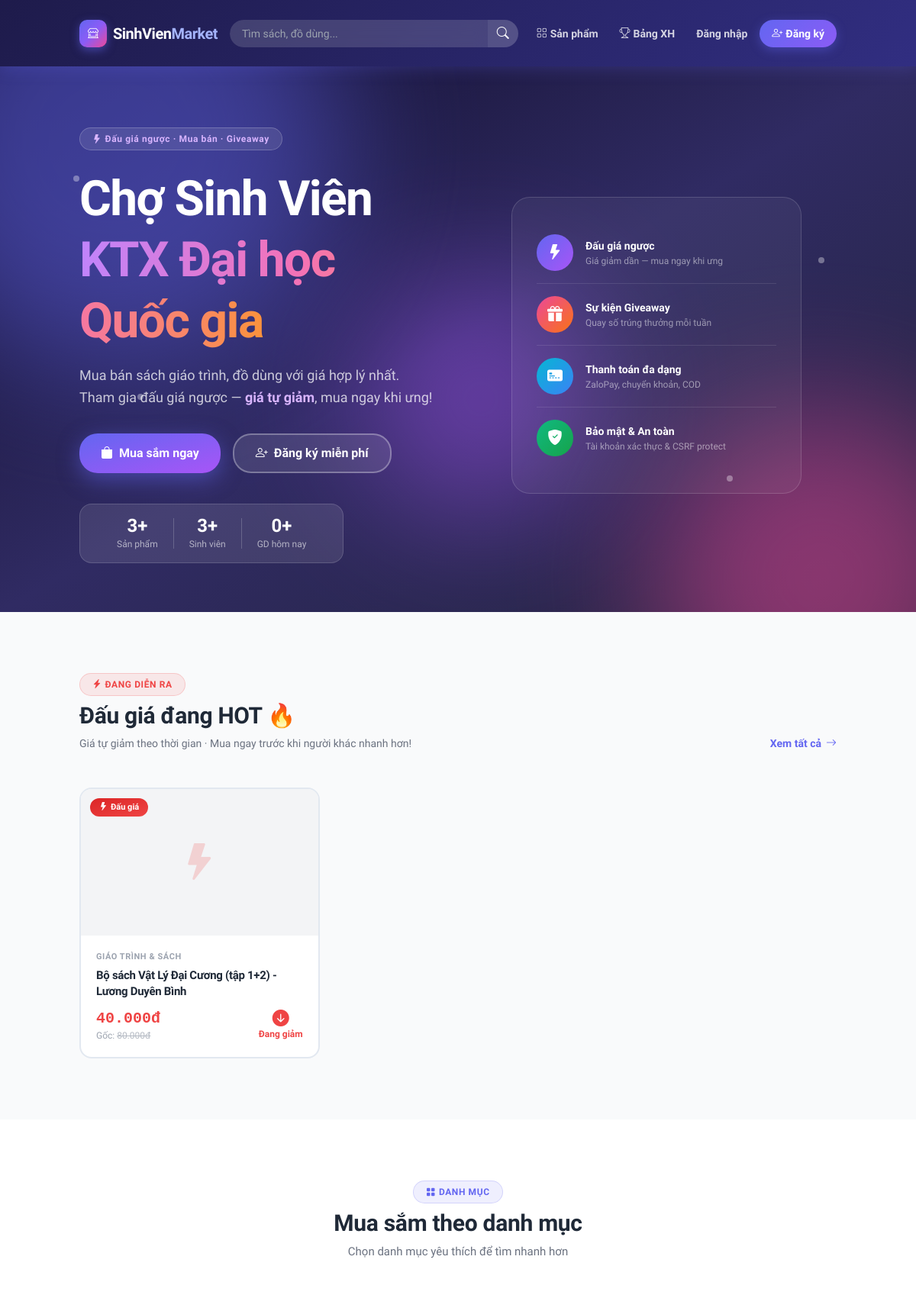
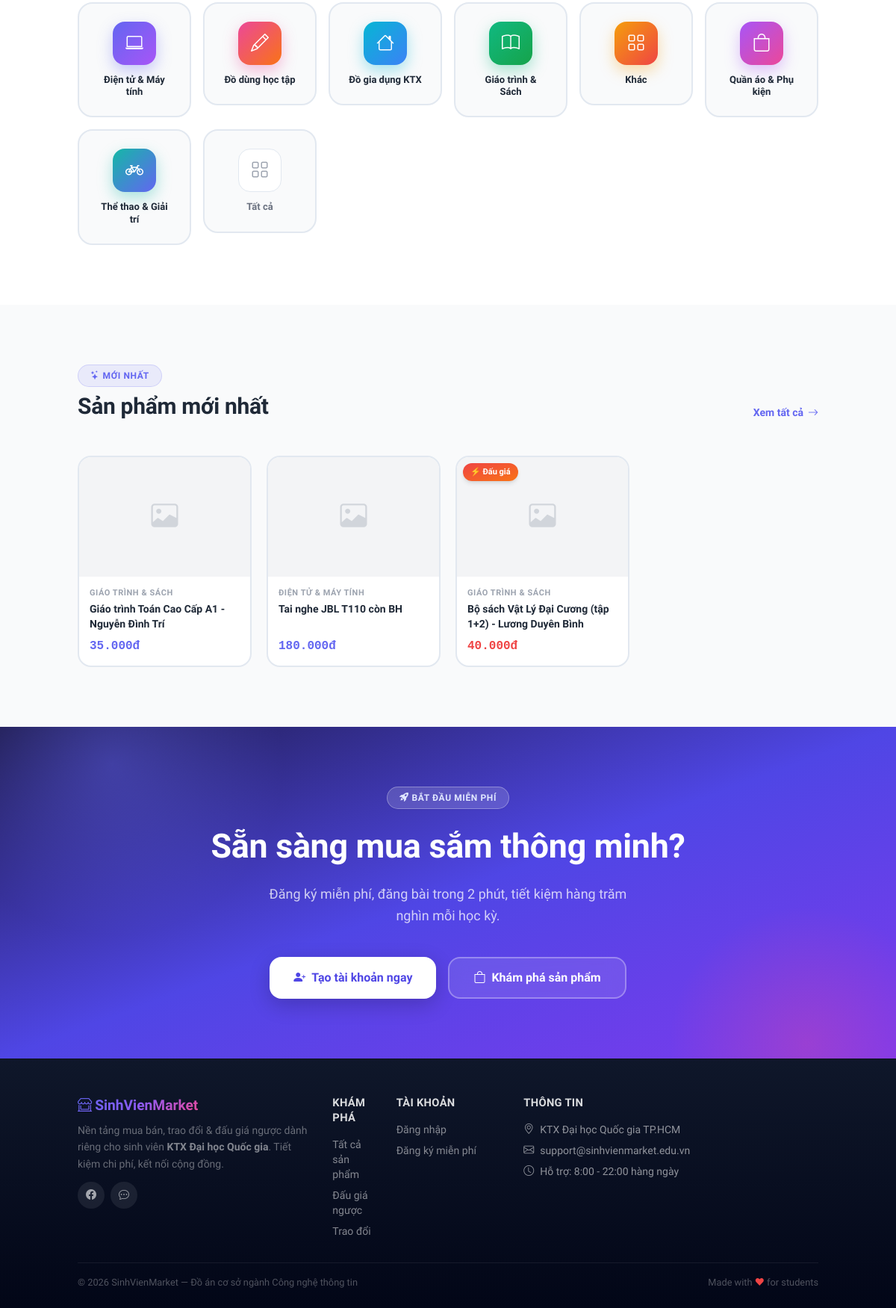
The page / on the database its author committed (2 pictures, top to bottom).
### tables this page shows
CREATE TABLE `categories` (
    `id`         INT UNSIGNED NOT NULL AUTO_INCREMENT,
    `name`       VARCHAR(100) NOT NULL COMMENT 'Tên danh mục',
    `slug`       VARCHAR(120) NOT NULL COMMENT 'URL-friendly name',
    `icon`       VARCHAR(60)  DEFAULT NULL COMMENT 'Bootstrap Icon class, VD: bi-book',
    `created_at` TIMESTAMP NOT NULL DEFAULT CURRENT_TIMESTAMP,
    PRIMARY KEY (`id`),
    UNIQUE KEY `uq_slug` (`slug`)
);

CREATE TABLE `products` (
    `id`          INT UNSIGNED NOT NULL AUTO_INCREMENT,
    `user_id`     INT UNSIGNED NOT NULL COMMENT 'Người đăng bán',
    `category_id` INT UNSIGNED NOT NULL COMMENT 'Danh mục',
    `title`       VARCHAR(200) NOT NULL COMMENT 'Tiêu đề bài đăng',
    `description` TEXT         NOT NULL COMMENT 'Mô tả chi tiết sản phẩm',
    `image`       VARCHAR(255) DEFAULT NULL COMMENT 'Tên file ảnh trong /public/uploads/',
    `type`        ENUM('sale', 'exchange', 'auction') NOT NULL DEFAULT 'sale'
                  COMMENT 'Loại: bán thường / trao đổi / đấu giá ngược',
    `status`      ENUM('pending', 'active', 'sold', 'cancelled') NOT NULL DEFAULT 'pending'
                  COMMENT 'pending=chờ duyệt, active=đang bán, sold=đã bán, cancelled=bị từ chối',
    `price`       DECIMAL(12, 0) DEFAULT NULL COMMENT 'Giá cố định (chỉ dùng với type=sale)',
     
    `condition`   ENUM('new','like_new','used','worn') NOT NULL DEFAULT 'used'
                  COMMENT 'Tình trạng: new=Mới 100%, like_new=Như mới, used=Đã dùng, worn=Cũ',
     
    `bumped_at`   TIMESTAMP NULL DEFAULT NULL COMMENT 'Thời điểm đẩy tin gần nhất (NULL = chưa đẩy)',
     
    `ai_review_status` ENUM('pending','safe','suspicious','violation') DEFAULT 'pending'
                       COMMENT 'Kết quả kiểm duyệt của AI',
    `ai_review_note`   TEXT DEFAULT NULL
                       COMMENT 'Lý do AI đưa ra (Việt hoá cho Admin đọc)',
    `created_at`  TIMESTAMP NOT NULL DEFAULT CURRENT_TIMESTAMP,
    `updated_at`  TIMESTAMP NOT NULL DEFAULT CURRENT_TIMESTAMP ON UPDATE CURRENT_TIMESTAMP,
    PRIMARY KEY (`id`),
    KEY `idx_user_id`       (`user_id`),
    KEY `idx_category_id`   (`category_id`),
    KEY `idx_type`          (`type`),
    KEY `idx_status`        (`status`),
    KEY `idx_condition`     (`condition`),
    KEY `idx_bumped_at`     (`bumped_at`),
    KEY `idx_created_at`    (`created_at`),
    KEY `idx_status_created` (`status`, `created_at`),
    FULLTEXT KEY `ft_search` (`title`, `description`),
    CONSTRAINT `fk_products_user`     FOREIGN KEY (`user_id`)     REFERENCES `users`(`id`)       ON DELETE CASCADE,
    CONSTRAINT `fk_products_category` FOREIGN KEY (`category_id`) REFERENCES `categories`(`id`) ON DELETE RESTRICT
);

### app/views/home/index.php (the view, shortened to what the rows shown need)
<?php
$appUrl = rtrim($_ENV['APP_URL'] ?? '', '/');
$user   = $_SESSION['user'] ?? null;
function hp(int $price): string {
    return number_format($price, 0, ',', '.') . 'đ';
}
?>
<section class="relative min-h-[640px] bg-gradient-to-br from-[#0f0c29] via-[#302b63] to-[#24243e] overflow-hidden">
  <div class="container mx-auto px-4 relative z-10">
    <div class="flex flex-col lg:flex-row items-center min-h-[580px] pt-20 pb-16 gap-12">
      <div class="lg:w-1/2 text-center lg:text-left animate-[fadeInUp_0.5s_ease-out_both]">
        <h1 class="text-[clamp(2.4rem,5.5vw,4rem)] font-black text-white leading-tight tracking-tight mb-4">
          Chợ Sinh Viên<br>
          <span class="bg-gradient-to-r from-purple-400 via-pink-400 to-orange-400 bg-clip-text text-transparent">KTX Đại học Quốc gia</span>
        </h1>
      </div>
    </div>
  </div>
</section>
<?php if (!empty($auctionProducts)): ?>
<section class="py-20 bg-gray-50 dark:bg-dark-bg">
  <div class="container mx-auto px-4">
    <div class="flex justify-between items-end mb-12">
      <div>
        <h2 class="text-3xl font-extrabold text-gray-800 dark:text-dark-text m-0">Đấu giá đang HOT 🔥</h2>
      </div>
    </div>
  </div>
</section>
<?php endif; ?>
<section class="py-20 bg-white dark:bg-dark-card">
  <div class="container mx-auto px-4">
    <div class="text-center mb-12">
      <h2 class="text-3xl font-extrabold text-gray-800 dark:text-dark-text m-0">Mua sắm theo danh mục</h2>
    </div>
    <?php
    $catColors = [
      ['bg'=>'from-indigo-500 to-purple-500','shadow'=>'shadow-indigo-500/35'],
      ['bg'=>'from-pink-500 to-orange-500','shadow'=>'shadow-pink-500/35'],
      ['bg'=>'from-cyan-500 to-blue-500','shadow'=>'shadow-cyan-500/35'],
      ['bg'=>'from-emerald-500 to-green-600','shadow'=>'shadow-emerald-500/35'],
      ['bg'=>'from-amber-500 to-red-500','shadow'=>'shadow-amber-500/35'],
      ['bg'=>'from-purple-500 to-pink-500','shadow'=>'shadow-purple-500/35'],
      ['bg'=>'from-teal-500 to-indigo-500','shadow'=>'shadow-teal-500/35'],
      ['bg'=>'from-rose-500 to-orange-500','shadow'=>'shadow-rose-500/35'],
    ];
    $catIdx = 0;
    ?>
    <div class="grid grid-cols-2 sm:grid-cols-3 md:grid-cols-4 lg:grid-cols-6 gap-4 justify-center">
      <?php foreach ($categories as $cat):
        $clr = $catColors[$catIdx % count($catColors)]; $catIdx++;
      ?>
        <a href="<?= $appUrl ?>/products?category=<?= $cat['id'] ?>" class="no-underline group block">
          <div class="bg-gray-50 dark:bg-dark-2 rounded-[20px] border-2 border-light-border dark:border-dark-border p-6 text-center transition-all duration-300 hover:-translate-y-2 hover:border-transparent hover:shadow-[0_18px_42px] hover:<?= $clr['shadow'] ?>">
            <div class="w-[58px] h-[58px] rounded-2xl mx-auto mb-3 flex items-center justify-center text-2xl text-white bg-gradient-to-br <?= $clr['bg'] ?> shadow-[0_8px_20px] <?= $clr['shadow'] ?>">
              <i class="bi <?= htmlspecialchars($cat['icon'] ?? 'bi-tag', ENT_QUOTES) ?>"></i>
            </div>
            <div class="text-[13px] font-bold text-gray-800 dark:text-dark-text leading-tight group-hover:text-primary transition-colors"><?= htmlspecialchars($cat['name'], ENT_QUOTES) ?></div>
          </div>
        </a>
      <?php endforeach; ?>
    </div>
  </div>
</section>
<section class="py-20 bg-gray-50 dark:bg-dark-bg">
  <div class="container mx-auto px-4">
    <div class="flex justify-between items-end mb-12">
      <div>
        <h2 class="text-3xl font-extrabold text-gray-800 dark:text-dark-text m-0">Sản phẩm mới nhất</h2>
      </div>
    </div>
    <?php if (empty($featuredProducts)): ?>
      <div class="text-center py-16 bg-white dark:bg-dark-card rounded-3xl border border-light-border dark:border-dark-border">
        <div class="w-20 h-20 bg-primary/10 rounded-full flex items-center justify-center mx-auto text-4xl text-primary mb-4">
          <i class="bi bi-bag-x"></i>
        </div>
        <h5 class="text-gray-500 font-bold mb-4">Chưa có sản phẩm nào</h5>
        <?php if ($user): ?>
          <a href="<?= $appUrl ?>/products/create" class="inline-flex items-center bg-primary text-white font-bold px-6 py-2.5 rounded-full hover:brightness-110 transition-all no-underline">
            <i class="bi bi-plus-lg mr-2"></i>Đăng sản phẩm đầu tiên
          </a>
        <?php endif; ?>
      </div>
    <?php else: ?>
      <div class="grid grid-cols-2 sm:grid-cols-2 md:grid-cols-3 lg:grid-cols-4 xl:grid-cols-6 gap-5">
        <?php foreach ($featuredProducts as $idx => $p): ?>
          <div class="animate-[fadeInUp_0.5s_ease-out_both]" style="animation-delay:<?= $idx * 60 ?>ms">
            <a href="<?= $appUrl ?>/products/show?id=<?= $p['id'] ?>" class="block h-full no-underline group">
              <div class="bg-white dark:bg-dark-card rounded-[18px] border-2 border-light-border dark:border-dark-border overflow-hidden h-full flex flex-col transition-all duration-300 hover:-translate-y-2 hover:shadow-[0_18px_42px_rgba(99,102,241,0.14)] hover:border-indigo-200 dark:hover:border-indigo-500/30">
                <div class="relative h-40 bg-gray-100 dark:bg-dark-2 overflow-hidden flex-shrink-0">
                  <?php if ($p['image']): ?>
                    <img src="<?= $appUrl ?>/products/image?id=<?= (int)$p['id'] ?>" alt="" class="w-full h-full object-cover transition-transform duration-400 group-hover:scale-110">
                  <?php else: ?>
                    <div class="flex items-center justify-center h-full text-4xl text-gray-300"><i class="bi bi-image"></i></div>
                  <?php endif; ?>
                  <?php if ($p['type'] === 'auction'): ?>
                    <span class="absolute top-2 left-2 bg-gradient-to-br from-red-500 to-orange-500 text-white text-[11px] font-extrabold px-2.5 py-1 rounded-full shadow-md">⚡ Đấu giá</span>
                  <?php elseif ($p['type'] === 'exchange'): ?>
                    <span class="absolute top-2 left-2 bg-gradient-to-br from-cyan-500 to-blue-500 text-white text-[11px] font-extrabold px-2.5 py-1 rounded-full shadow-md">🔄 Trao đổi</span>
                  <?php endif; ?>
                </div>
                <div class="p-3.5 flex flex-col flex-1">
                  <div class="text-[11px] text-gray-400 font-bold uppercase tracking-wider mb-1"><?= htmlspecialchars($p['category_name'], ENT_QUOTES) ?></div>
                  <div class="text-[14px] font-bold text-gray-800 dark:text-dark-text leading-snug line-clamp-2 mb-2 flex-1 group-hover:text-primary transition-colors"><?= htmlspecialchars($p['title'], ENT_QUOTES) ?></div>
                  <div class="text-base font-black text-primary font-mono mt-auto">
                    <?php if ($p['type'] === 'auction'): ?>
                      <span class="text-red-500"><?= hp($p['current_price'] ?? $p['start_price']) ?></span>
                    <?php elseif ($p['type'] === 'sale'): ?>
                      <?= hp((int)$p['price']) ?>
                    <?php else: ?>
                      <span class="text-cyan-500 text-sm">Trao đổi</span>
                    <?php endif; ?>
                  </div>
                </div>
              </div>
            </a>
          </div>
        <?php endforeach; ?>
      </div>
    <?php endif; ?>
  </div>
</section>
<?php if (!$user): ?>
<section class="relative overflow-hidden bg-gradient-to-br from-[#1e1b4b] via-[#4f46e5] to-[#7c3aed]">
  <div class="container mx-auto px-4 relative z-10 py-20 text-center">
    <h2 class="text-[clamp(1.8rem,4vw,2.8rem)] font-black text-white mb-4">
      Sẵn sàng mua sắm thông minh?
    </h2>
  </div>
</section>
<?php endif; ?>

### rows shown on the page
categories: name "Điện tử & Máy tính"
categories: name "Đồ dùng học tập"
categories: name "Đồ gia dụng KTX"
categories: name "Giáo trình & Sách"
categories: name "Khác"
categories: name "Quần áo & Phụ kiện"
categories: name "Thể thao & Giải trí"
products: category.name "GIÁO TRÌNH & SÁCH", title "Giáo trình Toán Cao Cấp A1 - Nguyễn Đình Trí", price "35.000đ"
products: category.name "ĐIỆN TỬ & MÁY TÍNH", title "Tai nghe JBL T110 còn BH", price "180.000đ"
products: type "⚡ Đấu giá", category.name "GIÁO TRÌNH & SÁCH", title "Bộ sách Vật Lý Đại Cương (tập 1+2) - Lương Duyên Bình", start_price "40.000đ"

### other values the page prints
$stats['products'] "3"
$stats['users'] "3"
$stats['tx'] "0"
$p['category_name'] "GIÁO TRÌNH & SÁCH"
$p['title'] "Bộ sách Vật Lý Đại Cương (tập 1+2) - Lương Duyên Bình"
hp($p['current_price'] ?? $p['start_price']) "40.000đ"
hp($p['start_price']) "80.000đ"
